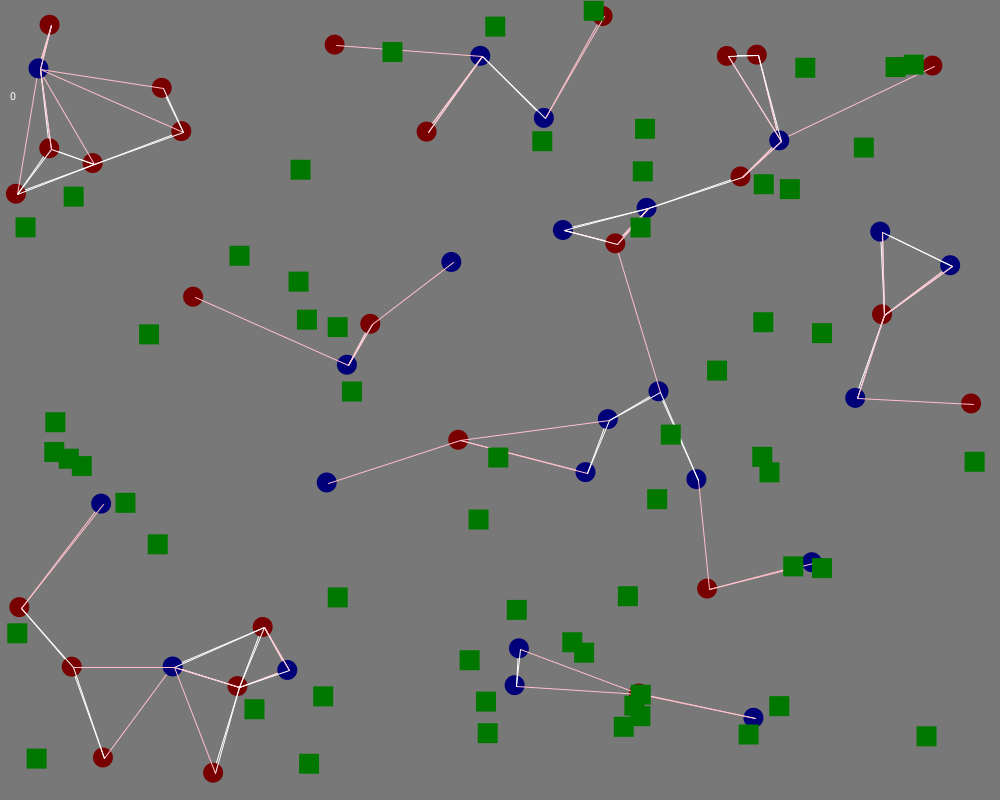
Frame 1 (no input)
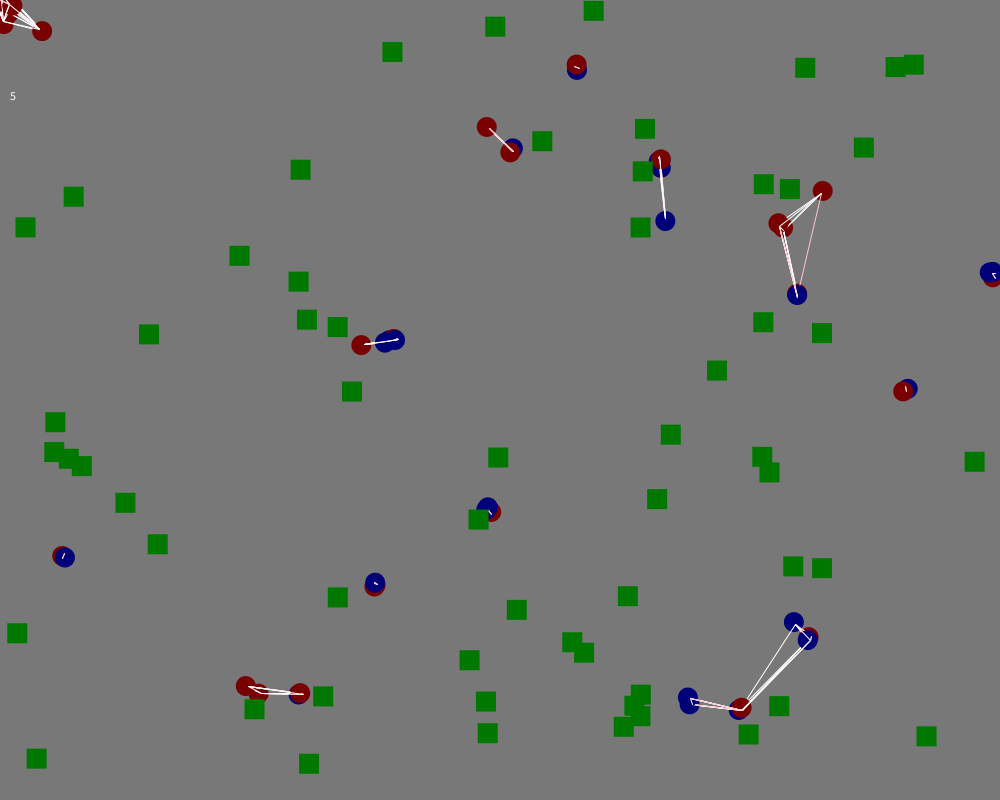
Frame 60 (the mouse pressed at the canvas centre just before this capture)
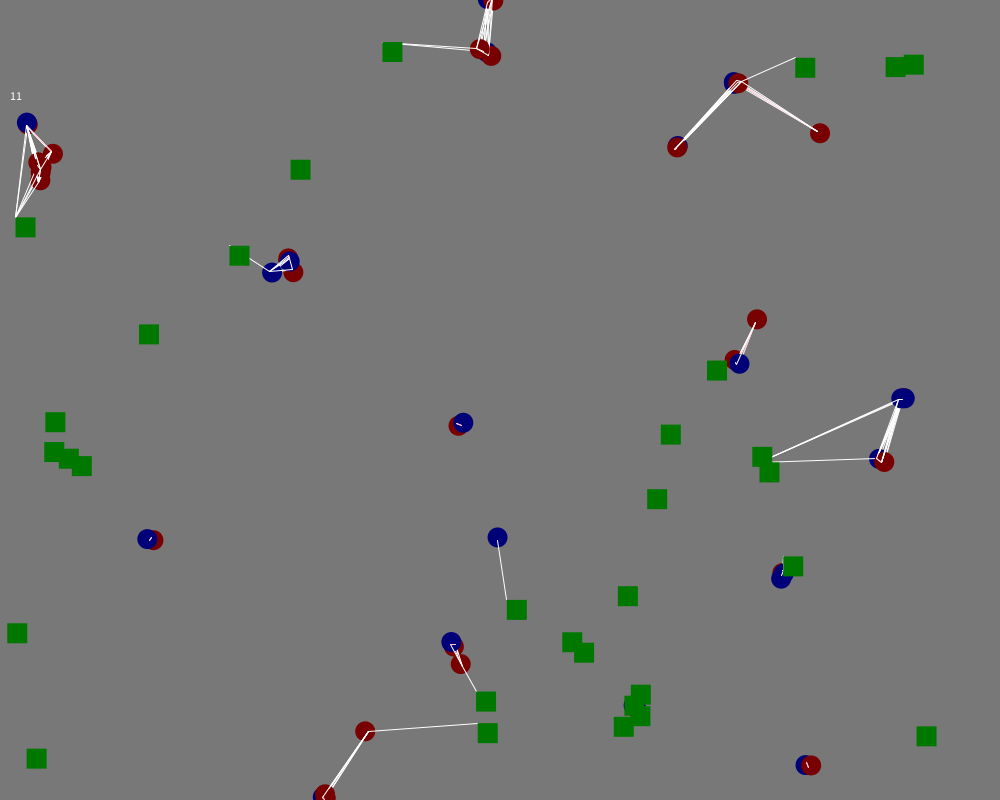
Frame 120 (the mouse held since frame 60 and released just before this capture)

The Processing sketch that drew these frames (run headless with seeded random() and noise(); from frame 60 on, the mouse is pressed at the canvas centre):

// Processing sketch: Main_Sketch
// ── Main_Sketch.pde

ArrayList<Rabbit> R = new ArrayList<Rabbit>();
ArrayList<Grass> G = new ArrayList<Grass>();
ArrayList<Grass> K = G;
int grass = 60;
int r_Size = 50;
int day = 0;
int i = 0;

void setup(){
 size(1000,800);
 for(int i = 0;i<r_Size;i++){
   R.add(new Rabbit());
 }
  for(int i = 0;i<grass;i++){
   G.add(new Grass());
 }
}

void draw(){
  background(120);
  i++;
    for(Rabbit r : R){
    r.show();
    r.move();
  }
  for(Grass r : G){
    r.show();
    r.find();
  }

  
  fill(255);
  text(day,10,100);
  if(i >= 10){
    day++;
    i = 0;
   ArrayList<Grass> d = new ArrayList<Grass>();
   for(Grass g : G){
    if(g.isEaten){
      d.add(g);
    }
   }
   for(Grass g : d){
    G.remove(g); 
   }
   for(Rabbit r : R)
     r.dUpdate();
     
   ArrayList<Rabbit> dead = new ArrayList<Rabbit>();
   for (Rabbit r : R){
    if(r.isDead == true) 
      dead.add(r);
   }
   for(Rabbit r : dead){
    R.remove(r); 
   }
  }
  
  if(day >= 30){
   System.out.println(R.size());
   for(Grass r : G){
    r.update();
   }
   for(int i = 0;i<10;i++){
    G.add(new Grass()); 
   }

   ArrayList<Rabbit> dead = new ArrayList<Rabbit>();
   for (Rabbit r : R){
    r.mupdate();
    if(r.isDead == true) 
      dead.add(r);
   }
   for(Rabbit r : dead){
    R.remove(r); 
   }
   day = 0;
  }
}

// ── Animal.pde
class Animal{
  PVector pos;
  PVector vel;
  boolean isDead;
  int age;
  int gender;
  int max_age;
  float max_speed;
  int hasBeenHungry = 0;
  boolean isHungry = false;
  
  //gender 0 means female and 1 means male;
  
   void dUpdate(){
    hasBeenHungry++;
    if(hasBeenHungry >= 12){
      isDead = true;
    }
    else if(hasBeenHungry > 5){
     isHungry = true; 
    }
    else{
     isHungry = false; 
    }
   }
  
  // update means age in months;
  void mupdate(){
   this.age++;
   
   if(this.age >= max_age){
    isDead = true; 
   }
   float k = (int)random(10);
   if(k == 0){
    isDead = true; 
   }
  }
  
  void move(){
   pos.add(this.vel);
   checkBound();
   this.vel.mult(0);
  }
  
  void checkBound(){
    if(pos.x > width || pos.x < 0){
      vel.x = -1*vel.x;
    }
    if(pos.y > height || pos.y < 0){
     vel.y = -1*vel.y; 
    }
    

  }
  
  
  
  
  
}

// ── Grass.pde
class Grass{
 PVector pos;
 int age = 0;
 int side = 20;
 boolean isEaten = false;
 int perTurn = 10;
 Grass(){
  pos = new PVector(random(0,width-side),random(0,height-side)); 
 }
 
 void update(){
  age++;
 }
 
void find(){
  
  if(isEaten)
    return;
  for(Rabbit r : R){
   if(this.pos.dist(r.pos) < side && r.isHungry){
    isEaten = true;
    r.hasBeenHungry = 0;
    return;
   }
  }
  return;
 }
 
 
 void show(){
   //System.out.println(pos.x);
  fill(0,120,0);
  noStroke();
  square(this.pos.x,pos.y,side);
 }
}

// ── Rabbit.pde
class Rabbit extends Animal{
  Rabbit paired;
  
  
  Rabbit(){
   pos = new PVector(random(0,width),random(0,height));
   vel = new PVector(2,1);
   int k = (int)(random(0,2));
   this.isDead = false;
   this.gender = k;
   this.max_age = 10;
   this.max_speed = 3;
  }
 
  
  void show(){
    noStroke();
   if(this.gender == 0){
    fill(120,0,0 );
   }
   else{
    fill(0,0,120); 
   }
   circle(this.pos.x,this.pos.y,20);
  }
  
   PVector seperate(){
   float desiredRadius = 100;
   int count = 0;
   PVector c = new PVector(0,0);
   for(Rabbit r : R){
     if(r != this){
      float a = pos.dist(r.pos);
      if(a >= 0 && a < desiredRadius){
        PVector diff = PVector.sub(pos, r.pos);
        stroke(255);
        line(pos.x,pos.y,r.pos.x,r.pos.y);
//diff.normalize();
        diff.div(a);        // Weight by distance
        c.add(diff);
        count++;  
      }
     }
   }
    if (count > 0){
      //c.div((float)count);
      return c;
    }
    return c;
  }
    
  PVector target(){
   PVector mi = new PVector(0,0);
   if(G.isEmpty())
     return mi;
    mi = G.get(0).pos;
   //int distance =  1000;
   for(Grass g : G){
    float a = dist(pos.x,pos.y,g.pos.x,g.pos.y);
     if(a < pos.dist(mi)){
      mi = g.pos;
     }
    }
    stroke(255);
    line(pos.x,pos.y,mi.x,mi.y);
    PVector n =  new PVector(mi.x,mi.y);
    return n.sub(pos);
  }
  
  PVector partner(){
   PVector mi = new PVector(0,0);
   if(R.isEmpty())
     return mi;
   for(Rabbit r : R){
    float a = dist(pos.x,pos.y,r.pos.x,r.pos.y);
    if(a<pos.dist(mi) && this.gender != r.gender ){
     mi = r.pos; 
    }
   }
   stroke(255,192,203);
  line(pos.x,pos.y,mi.x,mi.y);
  PVector n =  new PVector(mi.x,mi.y);
  return n.sub(pos);
   
  }
  void move(){
   pos.add(this.vel);
   checkBound();
   vel.add(seperate());
   if(isHungry)
     vel.add(target());
   else{
    vel.add(partner()); 
   }
   vel.normalize();
   vel.mult(max_speed);
  }
}
